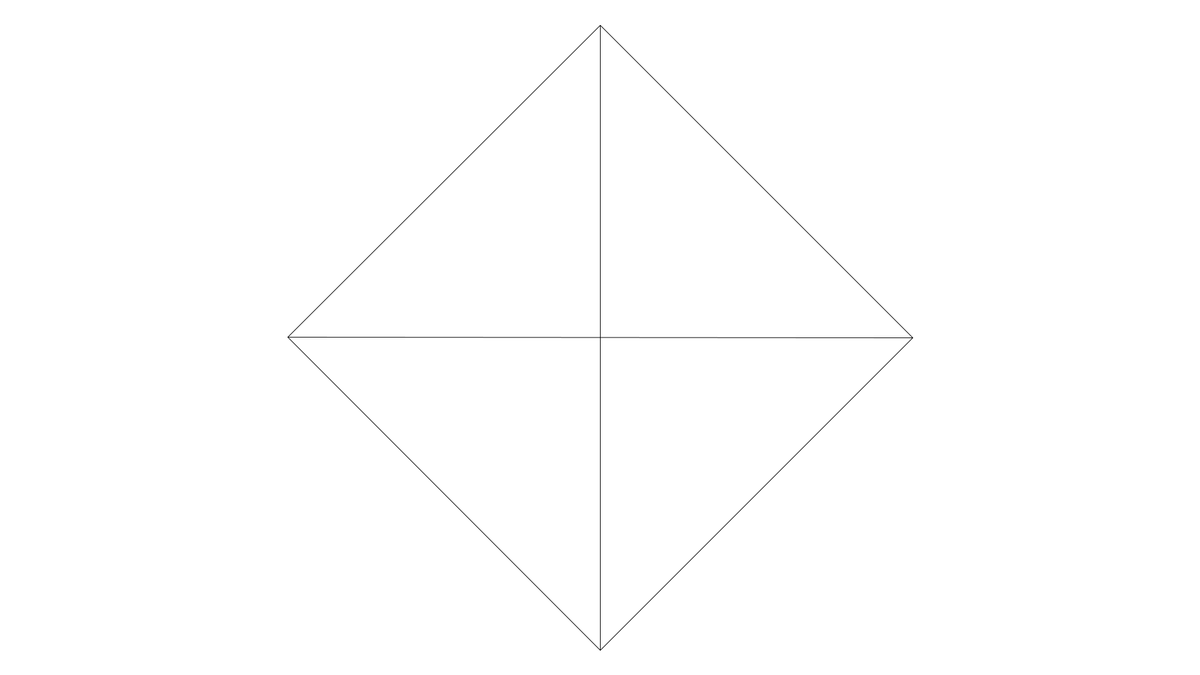
Frame 1 (no input)
Frame 60 (the mouse pressed at the canvas centre just before this capture): identical to frame 1, image omitted
Frame 120 (the mouse held since frame 60 and released just before this capture): identical to frame 1, image omitted

The Processing sketch that drew this single still picture (run headless with seeded random() and noise(); from frame 60 on, the mouse is pressed at the canvas centre):

// Processing sketch: s02_nestedloop
// ── s02_nestedloop.pde
void setup() {
  size(1920, 1080);
}

int n = 4;
void mouseClicked() {
  n++;
}
void draw() {
  background(255);
  float cx = width/2, cy = height/2;
  float r = 500;
  for (int i = 1; i <= n; i++) {
    float theta= 2* PI /n*i;
    for (int j=i+1; j<=n; j++) {
      float theta2=2*PI/n*j ;
      float x1=cx+r*cos(theta);
      float y1=cy+r*sin(theta);
      float x2=cx+r*cos(theta2);
      float y2=cy+r*sin(theta2);
      //print(theta);
      line(x1, y1, x2, y2);
      x1 = x2;
      y1 = y2;
    }
  }
}
